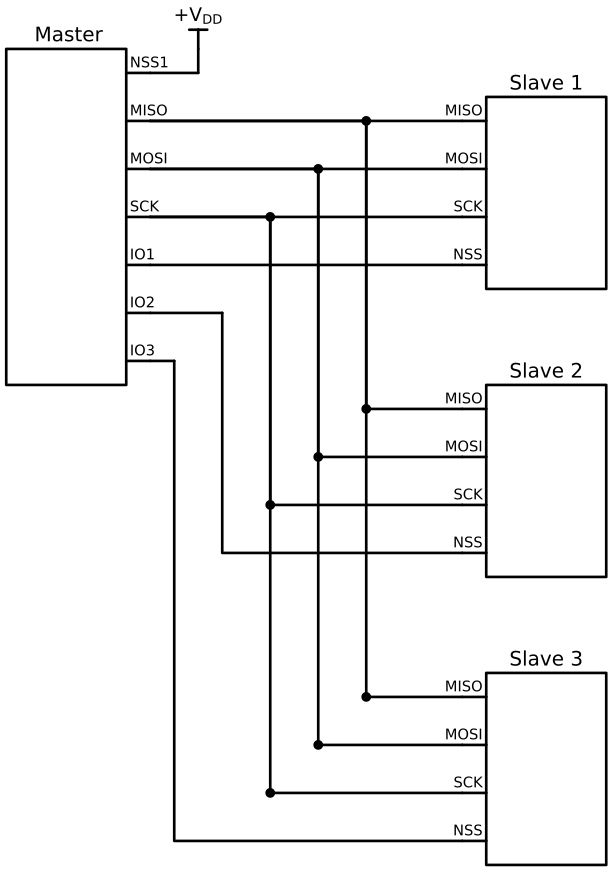

Write the Python code that produced this figure.
import schemdraw
import schemdraw.elements as elem
from schemdraw import dsp, logic

with schemdraw.Drawing() as d:
    d.config(unit=0.5)

    # 1. Master 및 Slaves IC 생성
    # Master IC (좌측) - 핀 이름을 안전한 식별자로 수정
    master = elem.Ic(
        pins=[
            elem.IcPin(anchorname="IO3", pin="IO3", side="right"),
            elem.IcPin(anchorname="IO2", pin="IO2", side="right"),
            elem.IcPin(anchorname="IO1", pin="IO1", side="right"),
            elem.IcPin(anchorname="SCK", pin="SCK", side="right"),
            elem.IcPin(anchorname="MOSI", pin="MOSI", side="right"),
            elem.IcPin(anchorname="MISO", pin="MISO", side="right"),
            elem.IcPin(anchorname="NSS1", pin="NSS1", side="right"),
        ],
        pinspacing=d.unit * 2,
    ).label("Master", "top", ofst=(-d.unit * 0.4, d.unit * 0.2), fontsize=d.unit * 30)

    # Slave 1 IC (우상단)
    slave1 = (
        elem.Ic(
            pins=[
                elem.IcPin(anchorname="NSS", pin="NSS", side="left"),
                elem.IcPin(anchorname="SCK", pin="SCK", side="left"),
                elem.IcPin(anchorname="MOSI", pin="MOSI", side="left"),
                elem.IcPin(anchorname="MISO", pin="MISO", side="left"),
            ],
            pinspacing=d.unit * 2,
        )
        .label(
            "Slave 1",
            loc="top",
            ofst=(d.unit * 0.5, d.unit * 0.2),
            fontsize=d.unit * 30,
        )
        .at((10, 2))
    )

    # Slave 2 IC (우중단)
    slave2 = (
        elem.Ic(
            pins=[
                elem.IcPin(anchorname="NSS", pin="NSS", side="left"),
                elem.IcPin(anchorname="SCK", pin="SCK", side="left"),
                elem.IcPin(anchorname="MOSI", pin="MOSI", side="left"),
                elem.IcPin(anchorname="MISO", pin="MISO", side="left"),
            ],
            pinspacing=d.unit * 2,
        )
        .label(
            "Slave 2",
            loc="top",
            ofst=(d.unit * 0.5, d.unit * 0.2),
            fontsize=d.unit * 30,
        )
        .at((10, -4))
    )

    # Slave 3 IC (우하단)
    slave3 = (
        elem.Ic(
            pins=[
                elem.IcPin(anchorname="NSS", pin="NSS", side="left"),
                elem.IcPin(anchorname="SCK", pin="SCK", side="left"),
                elem.IcPin(anchorname="MOSI", pin="MOSI", side="left"),
                elem.IcPin(anchorname="MISO", pin="MISO", side="left"),
            ],
            pinspacing=d.unit * 2,
        )
        .label(
            "Slave 3",
            loc="top",
            ofst=(d.unit * 0.5, d.unit * 0.2),
            fontsize=d.unit * 30,
        )
        .at((10, -10))
    )

    # 2. Master NSS1 풀업 (+VDD) 연결 및 'X' 표시
    logic.Line().at(master.NSS1).length(d.unit * 2)
    logic.Line().up()
    elem.Vdd().label(r"$+\text{V}_\text{DD}$")

    # 3. 공유 데이터/클럭 버스 연결 (MISO, MOSI, SCK)
    elem.Wire("-|").at(master.MISO).to(slave1.MISO)
    elem.Wire("-|").at(master.MOSI).to(slave1.MOSI)
    elem.Wire("-|").at(master.SCK).to(slave1.SCK)
    elem.Wire("-|").at(master.IO1).to(slave1.NSS)

    m_miso = logic.Line().right(d.unit * 9).at(master.MISO).dot()
    m_mosi = logic.Line().right(d.unit * 7).at(master.MOSI).dot()
    m_sck = logic.Line().right(d.unit * 5).at(master.SCK).dot()
    m_io2 = logic.Line().right(d.unit * 3).at(master.IO2)
    m_io3 = logic.Line().right(d.unit).at(master.IO3)

    s2_miso = logic.Line().left(d.unit * 4).at(slave2.MISO).dot()
    s2_mosi = logic.Line().left(d.unit * 6).at(slave2.MOSI).dot()
    s2_sck = logic.Line().left(d.unit * 8).at(slave2.SCK).dot()

    elem.Wire().at(m_miso.end).to(s2_miso.end)
    elem.Wire().at(m_mosi.end).to(s2_mosi.end)
    elem.Wire().at(m_sck.end).to(s2_sck.end)
    elem.Wire("|-").at(m_io2.end).to(slave2.NSS)

    s3_miso = logic.Line().left(d.unit * 4).at(slave3.MISO).dot()
    s3_mosi = logic.Line().left(d.unit * 6).at(slave3.MOSI).dot()
    s3_sck = logic.Line().left(d.unit * 8).at(slave3.SCK).dot()

    elem.Wire().at(m_miso.end).to(s3_miso.end)
    elem.Wire().at(m_mosi.end).to(s3_mosi.end)
    elem.Wire().at(m_sck.end).to(s3_sck.end)
    elem.Wire("|-").at(m_io3.end).to(slave3.NSS)

    image_bytes = d.get_imagedata("svg")

with open("master-and-three-independent-slaves.svg", "wb") as f:
    f.write(image_bytes)
